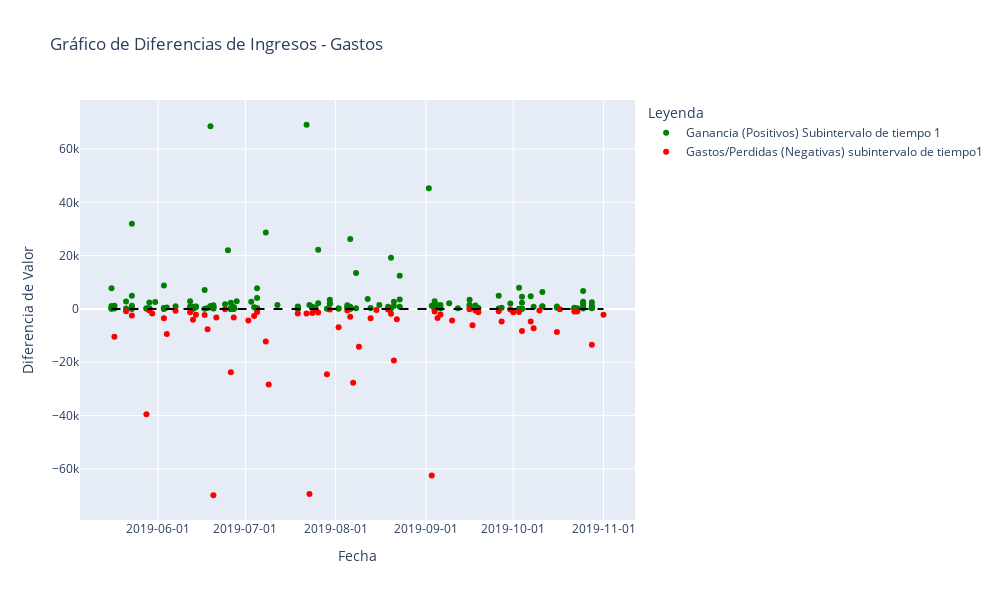

The cell this chart's notebook holds for it:
### Code cell
# Definir el número de intervalos que quieres en el subset
n_intervals = 1  # Cambia este valor según lo que necesites

# Definir el tamaño de cada intervalo
interval_size = len(subset) // n_intervals

# Crear una lista para almacenar los subintervalos
subintervals = []

# Crear los subintervalos y guardarlos en la lista
for i in range(n_intervals):
    start_idx = i * interval_size
    if i < n_intervals - 1:
        end_idx = (i + 1) * interval_size
    else:
        end_idx = len(subset)
    
    subinterval = subset.iloc[start_idx:end_idx]
    subintervals.append(subinterval)

# Crear figura
fig = go.Figure()

# Añadir los puntos para cada subintervalo
for i, subinterval in enumerate(subintervals):
    diff_values = subinterval[' Amount'].diff().dropna()
    dates = subinterval['Payment Date'][1:]
    
    # Filtrar valores positivos y negativos
    positive_mask = diff_values > 0
    negative_mask = diff_values < 0

    # Agregar puntos positivos
    fig.add_trace(go.Scatter(
        x=dates[positive_mask],
        y=diff_values[positive_mask],
        mode='markers',
        name=f'Ganancia (Positivos) Subintervalo de tiempo {i+1}',
        marker=dict(color='green', size=6, symbol='circle')
    ))

    # Agregar puntos negativos
    fig.add_trace(go.Scatter(
        x=dates[negative_mask],
        y=diff_values[negative_mask],
        mode='markers',
        name=f'Gastos/Perdidas (Negativas) subintervalo de tiempo{i+1}',
        marker=dict(color='red', size=6, symbol='circle')
    ))

# Añadir línea en y=0
fig.add_shape(
    type='line',
    x0=subset['Payment Date'].min(),
    x1=subset['Payment Date'].max(),
    y0=0,
    y1=0,
    line=dict(color='black', width=2, dash='dash'),
    xref='x',
    yref='y'
)

# Configurar el eje x
fig.update_xaxes(
    tickformat='%Y-%m-%d',
    tickmode='auto',
    nticks=10
)

# Etiquetas y título
fig.update_layout(
    title='Gráfico de Diferencias de Ingresos - Gastos',
    xaxis_title='Fecha',
    yaxis_title='Diferencia de Valor',
    legend_title='Leyenda',
    width=1000,
    height=600
)

# Mostrar gráfico
fig.show()

### Figure 1 — Plotly figure (JSON) as saved in the notebook; plotly's stock layout.template omitted (floating-point values rounded to 4 significant figures; data arrays with more than 128 entries replaced by an {"elided": "..."} marker saying what was removed)
{"data": [{"marker": {"color": "green", "size": 6, "symbol": "circle"}, "mode": "markers", "name": "Ganancia (Positivos) Subintervalo de tiempo 1", "type": "scatter", "x": {"elided": "176 str values"}, "y": {"elided": "176 float values"}}, {"marker": {"color": "red", "size": 6, "symbol": "circle"}, "mode": "markers", "name": "Gastos/Perdidas (Negativas) subintervalo de tiempo1", "type": "scatter", "x": ["2019-05-17T00:00:00.000000000", "2019-05-21T00:00:00.000000000", "2019-05-23T00:00:00.000000000", "2019-05-28T00:00:00.000000000", "2019-05-29T00:00:00.000000000", "2019-05-30T00:00:00.000000000", "2019-06-03T00:00:00.000000000", "2019-06-04T00:00:00.000000000", "2019-06-07T00:00:00.000000000", "2019-06-12T00:00:00.000000000", "2019-06-13T00:00:00.000000000", "2019-06-14T00:00:00.000000000", "2019-06-17T00:00:00.000000000", "2019-06-18T00:00:00.000000000", "2019-06-20T00:00:00.000000000", "2019-06-21T00:00:00.000000000", "2019-06-24T00:00:00.000000000", "2019-06-26T00:00:00.000000000", "2019-06-27T00:00:00.000000000", "2019-07-02T00:00:00.000000000", "2019-07-04T00:00:00.000000000", "2019-07-05T00:00:00.000000000", "2019-07-08T00:00:00.000000000", "2019-07-09T00:00:00.000000000", "2019-07-19T00:00:00.000000000", "2019-07-22T00:00:00.000000000", "2019-07-23T00:00:00.000000000", "2019-07-24T00:00:00.000000000", "2019-07-25T00:00:00.000000000", "2019-07-26T00:00:00.000000000", "2019-07-29T00:00:00.000000000", "2019-07-30T00:00:00.000000000", "2019-08-02T00:00:00.000000000", "2019-08-05T00:00:00.000000000", "2019-08-06T00:00:00.000000000", "2019-08-07T00:00:00.000000000", "2019-08-09T00:00:00.000000000", "2019-08-13T00:00:00.000000000", "2019-08-15T00:00:00.000000000", "2019-08-19T00:00:00.000000000", "2019-08-20T00:00:00.000000000", "2019-08-21T00:00:00.000000000", "2019-08-22T00:00:00.000000000", "2019-09-03T00:00:00.000000000", "2019-09-04T00:00:00.000000000", "2019-09-05T00:00:00.000000000", "2019-09-06T00:00:00.000000000", "2019-09-10T00:00:00.000000000", "2019-09-16T00:00:00.000000000", "2019-09-17T00:00:00.000000000", "2019-09-18T00:00:00.000000000", "2019-09-19T00:00:00.000000000", "2019-09-26T00:00:00.000000000", "2019-09-27T00:00:00.000000000", "2019-09-30T00:00:00.000000000", "2019-10-01T00:00:00.000000000", "2019-10-03T00:00:00.000000000", "2019-10-04T00:00:00.000000000", "2019-10-07T00:00:00.000000000", "2019-10-08T00:00:00.000000000", "2019-10-10T00:00:00.000000000", "2019-10-16T00:00:00.000000000", "2019-10-17T00:00:00.000000000", "2019-10-22T00:00:00.000000000", "2019-10-23T00:00:00.000000000", "2019-10-28T00:00:00.000000000", "2019-11-01T00:00:00.000000000"], "y": [-10470.0, -889.6, -2450.0, -39510.0, -581.0, -1682.0, -3469.0, -9392.0, -710.0, -1252.0, -4089.0, -2206.0, -2243.0, -7657.0, -69880.0, -3164.0, -116.3, -23720.0, -3196.0, -4353.0, -2685.0, -1167.0, -12200.0, -28370.0, -1684.0, -1723.0, -69440.0, -1514.0, -256.0, -1338.0, -24520.0, -176.5, -6832.0, -608.0, -2918.0, -27700.0, -14220.0, -3450.0, -386.0, -163.4, -1765.0, -19320.0, -3831.0, -62490.0, -917.0, -3362.0, -2040.0, -4377.0, -150.0, -6107.0, -625.0, -1250.0, -900.0, -4730.0, -190.5, -1247.0, -1135.0, -8280.0, -4710.0, -7230.0, -615.9, -8662.0, -73.5, -954.5, -940.0, -13410.0, -2191.0]}], "layout": {"height": 600, "legend": {"title": {"text": "Leyenda"}}, "shapes": [{"line": {"color": "black", "dash": "dash", "width": 2}, "type": "line", "x0": "2019-05-16T00:00:00", "x1": "2019-11-01T00:00:00", "xref": "x", "y0": 0, "y1": 0, "yref": "y"}], "title": {"text": "Gráfico de Diferencias de Ingresos - Gastos"}, "width": 1000, "xaxis": {"nticks": 10, "tickformat": "%Y-%m-%d", "tickmode": "auto", "title": {"text": "Fecha"}}, "yaxis": {"title": {"text": "Diferencia de Valor"}}}}
